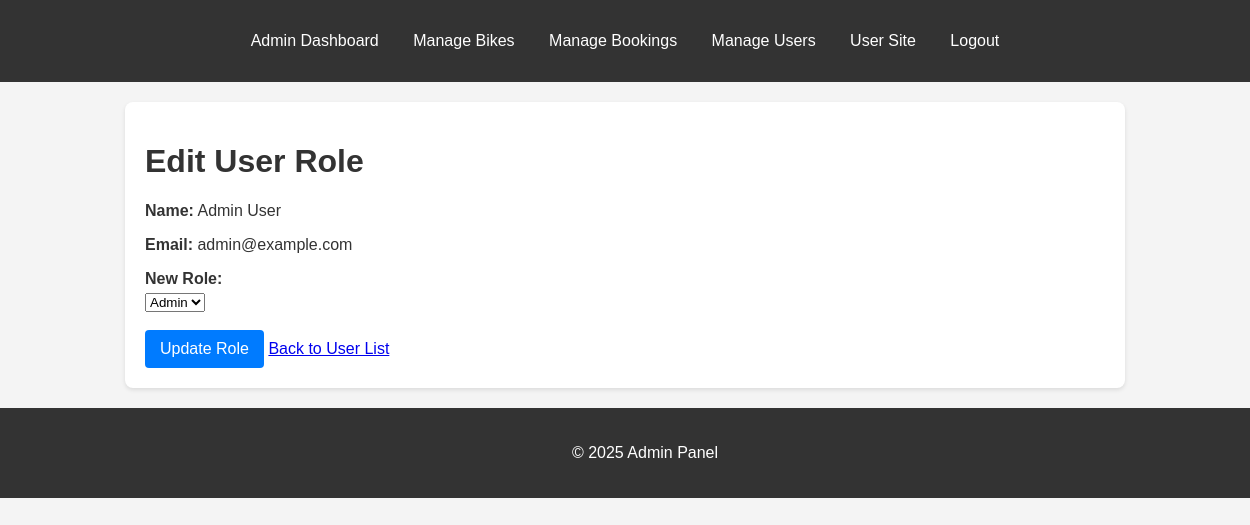
/admin/edit_user.php?id=1 (signed in), run on the app's committed database.
### tables this page shows
CREATE TABLE IF NOT EXISTS `users` (
    `id` INT AUTO_INCREMENT PRIMARY KEY,
    `name` VARCHAR(255) NOT NULL,
    `email` VARCHAR(255) NOT NULL UNIQUE,
    `password` VARCHAR(255) NOT NULL,  
    `role` ENUM('user', 'admin') DEFAULT 'user',
    `created_at` TIMESTAMP DEFAULT CURRENT_TIMESTAMP
);

### admin/edit_user.php (the view, shortened to what this page needs)
<?php
require_once '../includes/admin_header.php';
$user = null;
if (isset($_GET['id'])) {
    $user_id = $_GET['id'];
    $stmt = $conn->prepare("SELECT id, name, email, role FROM users WHERE id = ?");
    $stmt->bind_param("i", $user_id);
    $stmt->execute();
    $result = $stmt->get_result();
    if ($result->num_rows === 1) {
        $user = $result->fetch_assoc();
    } else {
        $message = "User not found.";
    }
}
?>
<h1>Edit User Role</h1>
<?php if ($user): ?>
<form action="edit_user.php" method="POST">
    <p><strong>Name:</strong> <?php echo htmlspecialchars($user['name']); ?></p>
    <p><strong>Email:</strong> <?php echo htmlspecialchars($user['email']); ?></p>
    <label for="new_role">New Role:</label>
    <select id="new_role" name="new_role" required>
        <option value="admin" <?php echo ($user['role'] === 'admin') ? 'selected' : ''; ?>>Admin</option>
    </select><br><br>
    <button type="submit">Update Role</button>
    <a href="users.php">Back to User List</a>
</form>
<?php else: ?>
    <p>User details could not be loaded. Please return to the <a href="users.php">user list</a>.</p>
<?php endif; ?>
<?php
require_once '../includes/admin_footer.php';
?>

### public/style.css (style rules this page uses)
body { font-family: Arial, sans-serif; margin: 0; padding: 0; background-color: #f4f4f4; color: #333; }
form { margin-top: 20px; }
form label { display: block; margin-bottom: 5px; font-weight: bold; }
form button { background-color: #007bff; color: white; padding: 10px 15px; border: none; border-radius: 4px; cursor: pointer; font-size: 16px; }

### data on the page
users: name "Admin User", email "admin@example.com", new_role "Admin"
